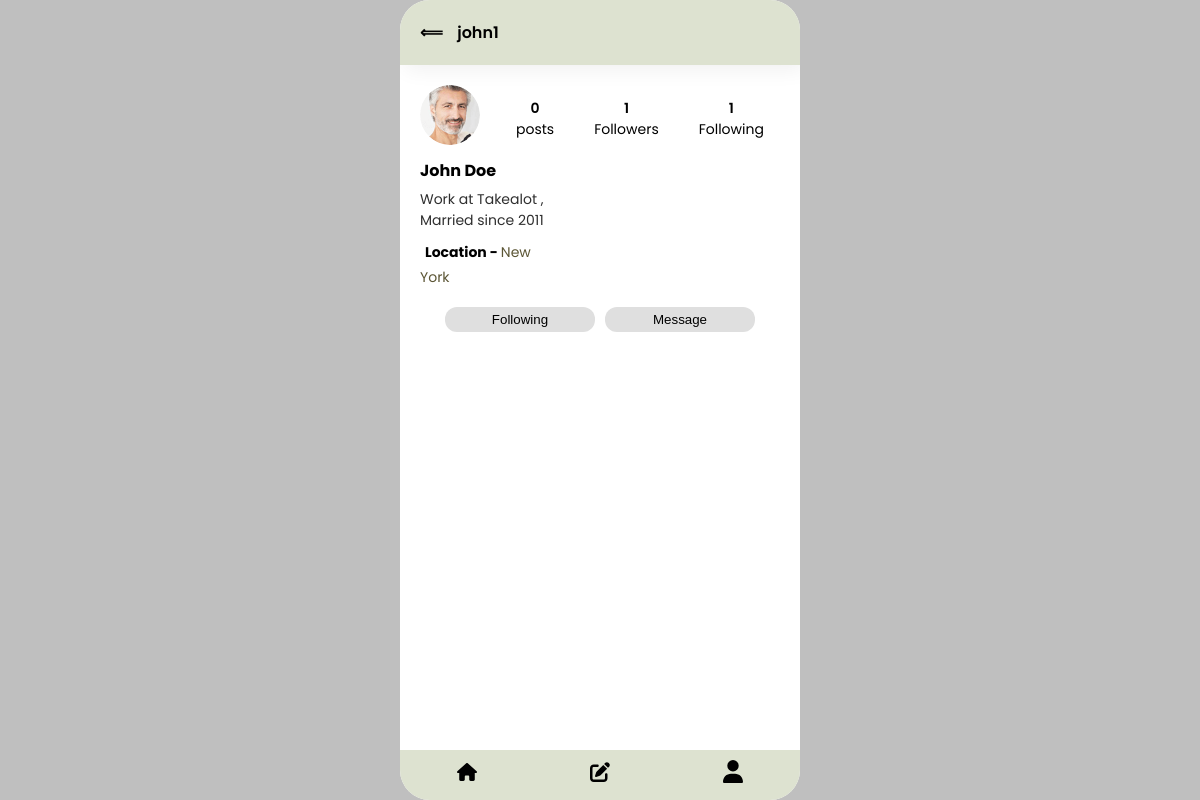
Page /posterProfile/3 (signed in) on the committed database.
### core/models.py (models this page shows, shortened)
class Profile(models.Model):
    user = models.OneToOneField(User, on_delete=models.CASCADE)
    bio = models.TextField(max_length=500, blank=True)
    profile_picture = models.ImageField(upload_to='profile_pictures/', default='default/default_image.png')
    location = models.CharField(max_length=100, blank=True)
    verified = models.BooleanField(default=False)

### core/views.py (the view)
# urls.py: path('posterProfile/<int:pk>', views.posterProfile, name='posterprofile'),
@login_required(login_url='core:login')
def posterProfile(request, pk):
    current_user = request.user.id
    current_user_profile = Profile.objects.get(user=current_user)
    poster = Profile.objects.get(user=pk)
    is_Following = FollowersManager.objects.filter(follower=current_user_profile, followed=poster).exists()
    poster_owned_posts = ThreadsContent.objects.filter(user=poster.id)
    poster_owned_posts_count = ThreadsContent.objects.filter(user=poster.id).count()
    like_counts = {}
    for post in poster_owned_posts:
        like_count = LikesFor_Main_Post.objects.filter(tweet=post).count()
        like_counts[post.id] = like_count
    comment_counts = {}
    for pst in poster_owned_posts:
        comment_count = Replies.objects.filter(thread=pst).count()
        comment_counts[pst.id] = comment_count
    followersCount = FollowersManager.objects.filter(followed=poster).count()
    followingCount = FollowersManager.objects.filter(follower=poster).count()
    liking = LikesFor_Main_Post.objects.filter(user=current_user_profile).values_list('tweet', flat=True)
    user = request.user.id
    profile = Profile.objects.get(user=user)
    profImg = profile.profile_picture.url
    context = {
        'poster': poster,
        'posts':poster_owned_posts,
        'is_Following':is_Following,
        'followersCount':followersCount,
        'followingCount':followingCount,
        'like_counts' : like_counts,
        'comment_counts': comment_counts,
        'liking': liking,
        'userPostsCount': poster_owned_posts_count,
        'currentUserProfImg':profImg
        }
    return render(request, 'core/posterProfile.html', context)

### core/templates/core/posterProfile.html (shortened to what this page needs)
{% extends "core/base.html" %}
{% load static %}
{% load custom_filters %}
{% block content %}
    <nav id="posterProfileNav">
        <div id="arrowAndusername">
            <a onclick="goBack()" style="text-decoration: none;color: black;"  href="#"><span id="arrowLeft">&Longleftarrow;</span></a>
            <span id="navUsername">{{poster.user.username}}</span>
        </div>
    </nav>
    <div id="ProfilePostsWindow">
        <div id="undeNav">
            <div class="profile-image" style="margin-right: 30px;">
                <img style="width: 60px;height: 60px;" src="{{poster.profile_picture.url}}">
            </div>
            <div id="dataCountProfileContainer">
                <div class="rightSideProfile" id="posts-count">
                    <span>{{userPostsCount}}</span>
                    <span>posts</span>
                </div>
                <a style="color: black;text-decoration: none;" href="{% url 'core:viewfollowers' poster.user.id %}">
                    <div class="rightSideProfile" id="followers-count">
                        <span id="followersCountDisplay">{{followersCount}}</span>
                        <span>Followers</span>
                    </div>
                </a>
                <a style="color: black;text-decoration: none;" href="{% url 'core:viewfollowing' poster.user.id %}">
                    <div class="rightSideProfile" id="following-count">
                        <span id="followingCountDisplay">{{followingCount}}</span>
                        <span>Following</span>
                    </div>
                </a>
            </div>
        </div>
        <div id="secondSectionUnderNav">
            <div id="fullname">
                <p>{{poster.user.first_name}} {{poster.user.last_name}}</p>
            </div>
            <div id="bio">
                <p>{{poster.bio}}</p>
                <div id="location">
                    <span style="margin: 0;padding: 0;margin-left: 5px;color: black;font-weight: bold;">Location - </span>
                    <span style="color: #5b5534;">{{poster.location}}</span>
                </div>
            </div>
        </div>
        <div id="followCont" class="underBiobuttons">
            {% if request.user.id == poster.user.id %}
                <a href="{% url 'core:Editprofile' %}" style="text-decoration: none; color: black;"><button class="messagebtn" style="margin-right: 10px;">Edit profile</button></a>
                <a href="{% url 'core:logout' %}"><button class="messagebtn">Log Out</button></a>
            {% else %}
                {% if is_Following %}
                    <button id="followBtn" class="toggle-follow-btn followingProfilebtn" profileId="{{poster.id}}">Following</button>
                {%else %}
                    <button id="followBtn" class="toggle-follow-btn" profileId="{{poster.id}}">Follow</button>
                {% endif %}
                <button class="messagebtn">Message</button>
            {% endif %}
        </div>
        {% include "core/Nav.html" %}
    </div>
{% endblock content %}

### static/css/main.css (style rules this page uses)
body { margin: 0; padding: 0; background-color: #bfbfbf; display: flex; justify-content: center; height: 100vh; align-items: center; color: rgb(0, 0, 0); font-family: 'Poppins', sans-serif; }
.app #posterProfileNav { padding: 20px 0; width: 100%; box-shadow: 5px 5px 20px rgba(0,0,0,0.06); display: flex; justify-content: space-between; position: sticky; top: 0; z-index: 990; background-color: #dde2d0; }
#posterProfileNav #arrowAndusername { padding: 0 20px; }
#posterProfileNav #arrowAndusername #arrowLeft { margin-right: 10px; font-weight: 600; }
#posterProfileNav #arrowAndusername #navUsername { font-weight: 600; }
.profile-image img { width: 50px; height: 50px; border-radius: 50%; object-fit: cover; margin-right: 6px; }
.app #undeNav { margin: 20px 0 5px 20px; display: flex; flex-direction: row; justify-content: flex-start; align-items: center; }
#undeNav #dataCountProfileContainer { display: flex; flex-direction: row; }
#undeNav .rightSideProfile { display: flex; flex-direction: column; align-items: center; justify-content: center; margin-right: 40px; }
#undeNav .rightSideProfile span:first-child { font-weight: 600; font-size: 14px; }
#undeNav .rightSideProfile span:last-child { font-size: 14px; }
.app #secondSectionUnderNav { padding: 0 20px; }
.app #secondSectionUnderNav #fullname { font-weight: bold; font-size: 16px; line-height: 5px; }
.app #secondSectionUnderNav #bio { width: 130px; }
.app #secondSectionUnderNav #bio p { font-size: 14px; color: rgb(47, 47, 47); margin: 0; }
.app #secondSectionUnderNav #bio #location { margin-top: 8px; }
.app #secondSectionUnderNav #bio #location span { font-size: 14px; }
.app .underBiobuttons { margin: 10px 20px 25px; display: flex; justify-content: center; align-items: center; margin-top: 18px; }
.app .underBiobuttons button { width: 150px; height: 25px; border: none; border-radius: 12px; color: #ffffff; cursor: pointer; }
.app .underBiobuttons .toggle-follow-btn { margin-right: 10px; background-color: #158bbe; cursor: pointer; transition: 0.45s; }
.app .underBiobuttons .followingProfilebtn { background-color: #dfdfdf; color: #000; }
.app .underBiobuttons .messagebtn { background-color: #dfdfdf; color: #000; font-weight: 500; }
.app #ProfilePostsWindow { height: 87%; overflow-y: scroll; }

### rows in the picture
Profile: user.username "john1", profile_picture (picture), user.first_name "John", user.last_name "Doe", bio "Work at Takealot , Married since 2011", location "New York"

### other values in the picture
{{ userPostsCount }} "0"
{{ followersCount }} "1"
{{ followingCount }} "1"
